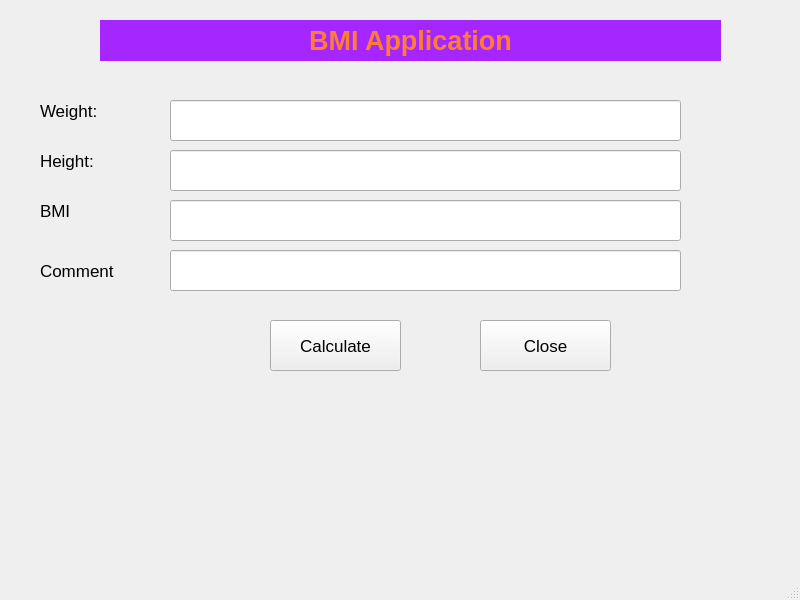
<?xml version="1.0" encoding="UTF-8"?>
<ui version="4.0">
 <class>MainWindow</class>
 <widget class="QMainWindow" name="MainWindow">
  <property name="geometry">
   <rect>
    <x>0</x>
    <y>0</y>
    <width>800</width>
    <height>600</height>
   </rect>
  </property>
  <property name="windowTitle">
   <string>MainWindow</string>
  </property>
  <widget class="QWidget" name="centralwidget">
   <widget class="QLabel" name="label">
    <property name="geometry">
     <rect>
      <x>100</x>
      <y>20</y>
      <width>621</width>
      <height>41</height>
     </rect>
    </property>
    <property name="font">
     <font>
      <pointsize>20</pointsize>
      <weight>75</weight>
      <bold>true</bold>
     </font>
    </property>
    <property name="styleSheet">
     <string notr="true">color: rgb(255, 124, 48);
background-color: rgb(165, 38, 255);</string>
    </property>
    <property name="text">
     <string>BMI Application</string>
    </property>
    <property name="textFormat">
     <enum>Qt::AutoText</enum>
    </property>
    <property name="alignment">
     <set>Qt::AlignCenter</set>
    </property>
   </widget>
   <widget class="QLabel" name="label_2">
    <property name="geometry">
     <rect>
      <x>40</x>
      <y>100</y>
      <width>101</width>
      <height>21</height>
     </rect>
    </property>
    <property name="font">
     <font>
      <pointsize>13</pointsize>
     </font>
    </property>
    <property name="text">
     <string>Weight:</string>
    </property>
   </widget>
   <widget class="QLabel" name="label_3">
    <property name="geometry">
     <rect>
      <x>40</x>
      <y>150</y>
      <width>101</width>
      <height>21</height>
     </rect>
    </property>
    <property name="font">
     <font>
      <pointsize>13</pointsize>
     </font>
    </property>
    <property name="text">
     <string>Height:</string>
    </property>
   </widget>
   <widget class="QLabel" name="label_4">
    <property name="geometry">
     <rect>
      <x>40</x>
      <y>200</y>
      <width>101</width>
      <height>21</height>
     </rect>
    </property>
    <property name="font">
     <font>
      <pointsize>13</pointsize>
     </font>
    </property>
    <property name="text">
     <string>BMI</string>
    </property>
   </widget>
   <widget class="QLabel" name="label_5">
    <property name="geometry">
     <rect>
      <x>40</x>
      <y>260</y>
      <width>101</width>
      <height>21</height>
     </rect>
    </property>
    <property name="font">
     <font>
      <pointsize>13</pointsize>
     </font>
    </property>
    <property name="text">
     <string>Comment</string>
    </property>
   </widget>
   <widget class="QLineEdit" name="lineEditweight">
    <property name="geometry">
     <rect>
      <x>170</x>
      <y>100</y>
      <width>511</width>
      <height>41</height>
     </rect>
    </property>
   </widget>
   <widget class="QLineEdit" name="lineEditheight">
    <property name="geometry">
     <rect>
      <x>170</x>
      <y>150</y>
      <width>511</width>
      <height>41</height>
     </rect>
    </property>
   </widget>
   <widget class="QLineEdit" name="lineEditBMI">
    <property name="geometry">
     <rect>
      <x>170</x>
      <y>200</y>
      <width>511</width>
      <height>41</height>
     </rect>
    </property>
    <property name="frame">
     <bool>true</bool>
    </property>
   </widget>
   <widget class="QLineEdit" name="lineEditComment">
    <property name="geometry">
     <rect>
      <x>170</x>
      <y>250</y>
      <width>511</width>
      <height>41</height>
     </rect>
    </property>
   </widget>
   <widget class="QPushButton" name="pushButtonCalculate">
    <property name="geometry">
     <rect>
      <x>270</x>
      <y>320</y>
      <width>131</width>
      <height>51</height>
     </rect>
    </property>
    <property name="font">
     <font>
      <pointsize>13</pointsize>
     </font>
    </property>
    <property name="text">
     <string>Calculate</string>
    </property>
    <property name="icon">
     <iconset>
      <normaloff>images/solve.png</normaloff>images/solve.png</iconset>
    </property>
    <property name="iconSize">
     <size>
      <width>40</width>
      <height>40</height>
     </size>
    </property>
   </widget>
   <widget class="QPushButton" name="pushButtonClose">
    <property name="geometry">
     <rect>
      <x>480</x>
      <y>320</y>
      <width>131</width>
      <height>51</height>
     </rect>
    </property>
    <property name="font">
     <font>
      <pointsize>13</pointsize>
     </font>
    </property>
    <property name="text">
     <string>Close</string>
    </property>
    <property name="icon">
     <iconset>
      <normaloff>images/exit.png</normaloff>images/exit.png</iconset>
    </property>
    <property name="iconSize">
     <size>
      <width>40</width>
      <height>40</height>
     </size>
    </property>
   </widget>
  </widget>
  <widget class="QMenuBar" name="menubar">
   <property name="geometry">
    <rect>
     <x>0</x>
     <y>0</y>
     <width>800</width>
     <height>21</height>
    </rect>
   </property>
  </widget>
  <widget class="QStatusBar" name="statusbar"/>
 </widget>
 <resources/>
 <connections/>
</ui>
